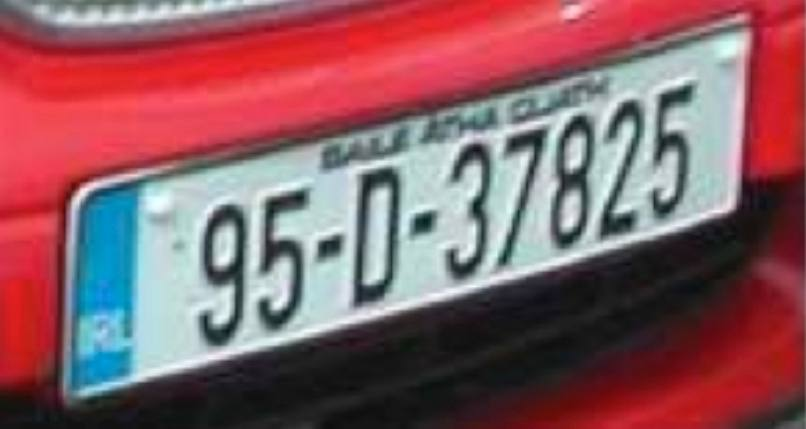
#> input picture Lab4/geometric.jpg, 806 x 429 px
$ python Lab41.py
#> lines starting #> are read from the running program, lines starting #| are printed output that depends on the picture
import cv2
import imutils
import numpy as np

img = cv2.imread(r"./geometric.jpg")
#> img is the input picture: shape (429, 806, 3); mean B, G, R 99.9, 93.5, 137.9

rot = imutils.rotate(img, angle=-15)
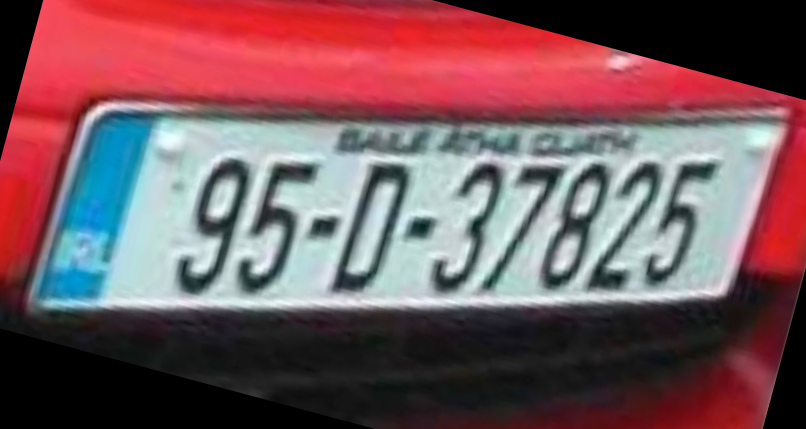
#> rot: shape (429, 806, 3); mean B, G, R 92, 86.4, 118.4

width, height = 806, 429

# pixel points of 4 corners
pts1 = np.float32([[110,0],[494,102],[0,413],[384,517]])
pts2 = np.float32([[0,0],[width,0],[0,height],[width,height]])

matrix = cv2.getPerspectiveTransform(pts1,pts2)
result = cv2.warpPerspective(rot,matrix,(width,height))
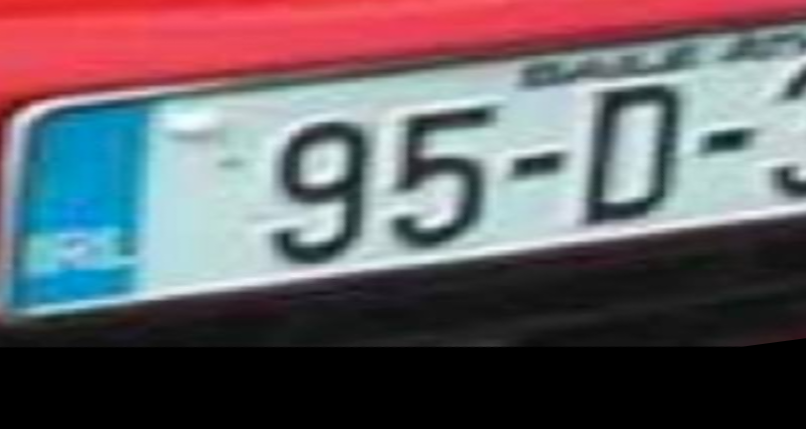
#> result: shape (429, 806, 3); mean B, G, R 101.9, 96.3, 103.3

cv2.imshow("img", img)
cv2.imshow("rot", rot)
cv2.imwrite('result.jpg', result)

cv2.imshow("result", result)

cv2.waitKey(0)
cv2.destroyAllWindows()
